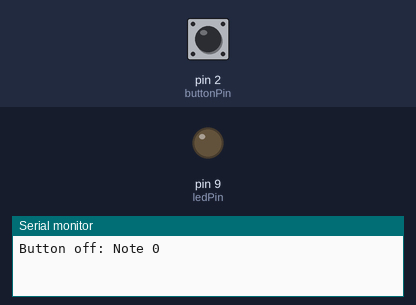
Simulated run of this sketch. Board: Arduino Leonardo, built with avr-gcc and run on an emulated ATmega32U4. Shown: output pins drawn as LEDs (lit = HIGH), the last lines printed to the serial monitor. Inputs (shaded band) come from the test bench; at power-on: pin 2 (buttonPin) HIGH. Random numbers use the default seed unless the sketch sets one.

Above: at 1.2 s.
1.3 s: pin 2 (buttonPin) pulled LOW for 0.15 s
At 1.51 s:
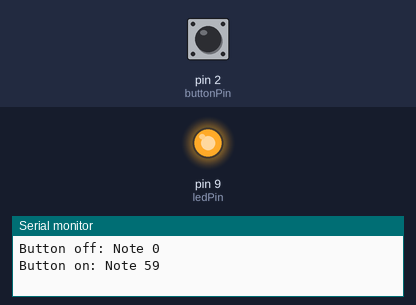
3.2 s: pin 2 (buttonPin) pulled LOW for 3.2 s
At 7.1 s:
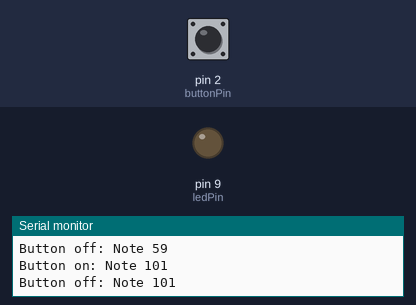
Timing chart, 0 to 8.6 s (numbered marks = the images above; inputs shaded):
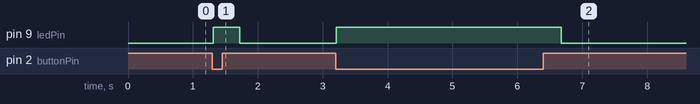

Measured:
- after the input at 1.3 s, pin 9 (ledPin): LOW → HIGH at once, → LOW 0.41 s later
- after the input at 3.2 s, pin 9 (ledPin): LOW → HIGH at once, → LOW 3.5 s later

The sketch:

midi_delirium_controller_v2.ino
```cpp
#include <MIDIUSB.h>

const int debugLedPin = 13;
const int ledPin = 9;
const int buttonPin = 2;

byte randNote = 0;
int buttonState = LOW;
int buttonPState = LOW;  // Estado anterior del botón

unsigned long lastDebounceTime = 0;
unsigned long debounceDelay = 10;
int BUTTON_CH = 0; // Canal MIDI para eventos del botón

void setup() {
  Serial.begin(9600);

  pinMode(buttonPin, INPUT_PULLUP);
  pinMode(ledPin, OUTPUT); // Configurar el pin del LED como salida
}

void loop() {
  buttons();
}

void buttons() {
  int reading = digitalRead(buttonPin);


  if (reading != buttonPState) {
    lastDebounceTime = millis();
  }

  if ((millis() - lastDebounceTime) > debounceDelay) {
    if (reading != buttonState) {
      buttonState = reading;
      if (buttonState == LOW) {
        randNote = random(22, 108); // Generar nota aleatoria entre 22 y 107
        noteOn(BUTTON_CH, randNote, 127);
        MidiUSB.flush();

        Serial.print("Button on: Note ");
        Serial.println(randNote);
        digitalWrite(ledPin, HIGH);

      } else {
        for (int velocity = 127; velocity > 0; velocity -= 10) {
          noteOff(BUTTON_CH, randNote, velocity); // Enviar MIDI Note Off con velocidad decreciente
          MidiUSB.flush();
          delay(20);
        }
        noteOff(BUTTON_CH, randNote, 0);
        MidiUSB.flush();

        Serial.print("Button off: Note ");
        Serial.println(randNote);
        digitalWrite(ledPin, LOW); // Apagar el LED al soltar
      }
    }
  }

  buttonPState = reading; // Guardar el estado anterior del botón
}

void noteOn(byte channel, byte pitch, byte velocity) {
  midiEventPacket_t noteOn = { 0x09, 0x90 | channel, pitch, velocity };
  MidiUSB.sendMIDI(noteOn);
}

void noteOff(byte channel, byte pitch, byte velocity) {
  midiEventPacket_t noteOff = { 0x08, 0x80 | channel, pitch, velocity };
  MidiUSB.sendMIDI(noteOff);
}
```
